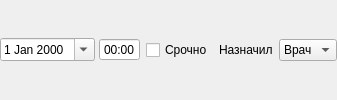
           <widget class="QWidget" name="frmTop" native="true">
            <layout class="QHBoxLayout" name="horizontalLayout_38" stretch="0,0,0,2">
             <property name="spacing">
              <number>6</number>
             </property>
             <property name="margin">
              <number>0</number>
             </property>
             <item>
              <widget class="QFrame" name="frmAPDirectionDateTime">
               <property name="sizePolicy">
                <sizepolicy hsizetype="Maximum" vsizetype="Preferred">
                 <horstretch>0</horstretch>
                 <verstretch>0</verstretch>
                </sizepolicy>
               </property>
               <property name="frameShape">
                <enum>QFrame::NoFrame</enum>
               </property>
               <property name="frameShadow">
                <enum>QFrame::Plain</enum>
               </property>
               <layout class="QHBoxLayout" name="horizontalLayout_39">
                <property name="spacing">
                 <number>4</number>
                </property>
                <property name="margin">
                 <number>0</number>
                </property>
                <item>
                 <widget class="CDateEdit" name="edtAPDirectionDate">
                  <property name="sizePolicy">
                   <sizepolicy hsizetype="Maximum" vsizetype="Fixed">
                    <horstretch>0</horstretch>
                    <verstretch>0</verstretch>
                   </sizepolicy>
                  </property>
                  <property name="whatsThis">
                   <string>дата начала осмотра</string>
                  </property>
                  <property name="calendarPopup">
                   <bool>true</bool>
                  </property>
                 </widget>
                </item>
                <item>
                 <widget class="CTimeEdit" name="edtAPDirectionTime">
                  <property name="sizePolicy">
                   <sizepolicy hsizetype="Maximum" vsizetype="Fixed">
                    <horstretch>0</horstretch>
                    <verstretch>0</verstretch>
                   </sizepolicy>
                  </property>
                  <property name="buttonSymbols">
                   <enum>QAbstractSpinBox::NoButtons</enum>
                  </property>
                  <property name="displayFormat">
                   <string>HH:mm</string>
                  </property>
                 </widget>
                </item>
               </layout>
              </widget>
             </item>
             <item>
              <widget class="QCheckBox" name="chkAPIsUrgent">
               <property name="sizePolicy">
                <sizepolicy hsizetype="Maximum" vsizetype="Fixed">
                 <horstretch>0</horstretch>
                 <verstretch>0</verstretch>
                </sizepolicy>
               </property>
               <property name="text">
                <string>Срочно</string>
               </property>
              </widget>
             </item>
             <item>
              <widget class="QLabel" name="lblAPSetPerson">
               <property name="sizePolicy">
                <sizepolicy hsizetype="Maximum" vsizetype="Preferred">
                 <horstretch>0</horstretch>
                 <verstretch>0</verstretch>
                </sizepolicy>
               </property>
               <property name="text">
                <string>Назначил</string>
               </property>
               <property name="buddy">
                <cstring>cmbAPSetPerson</cstring>
               </property>
              </widget>
             </item>
             <item>
              <widget class="CPersonWithOrgListComboBoxEx" name="cmbAPSetPerson">
               <property name="sizePolicy">
                <sizepolicy hsizetype="Expanding" vsizetype="Fixed">
                 <horstretch>0</horstretch>
                 <verstretch>0</verstretch>
                </sizepolicy>
               </property>
               <item>
                <property name="text">
                 <string>Врач</string>
                </property>
               </item>
              </widget>
             </item>
            </layout>
           </widget>
